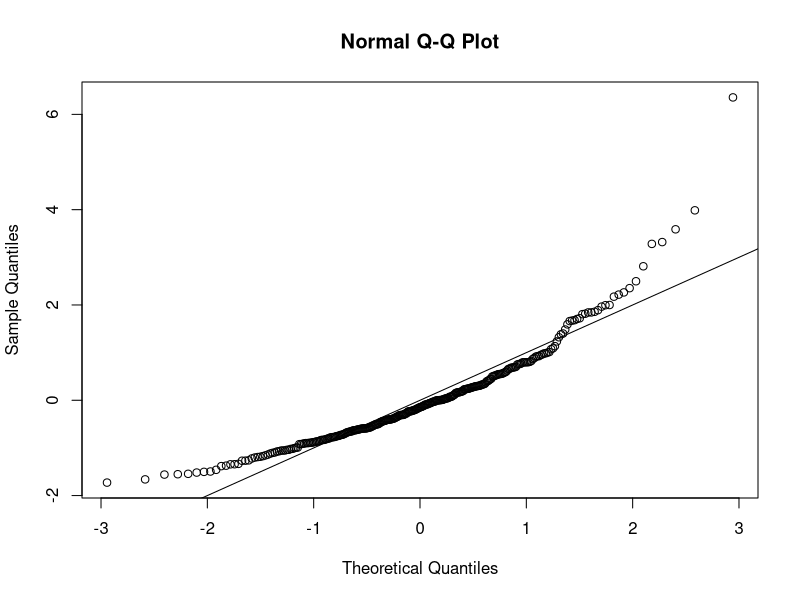
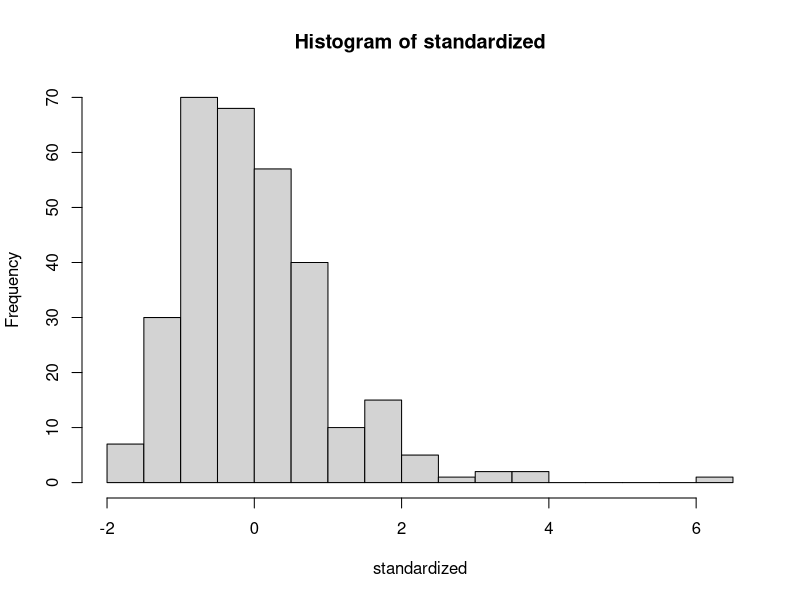
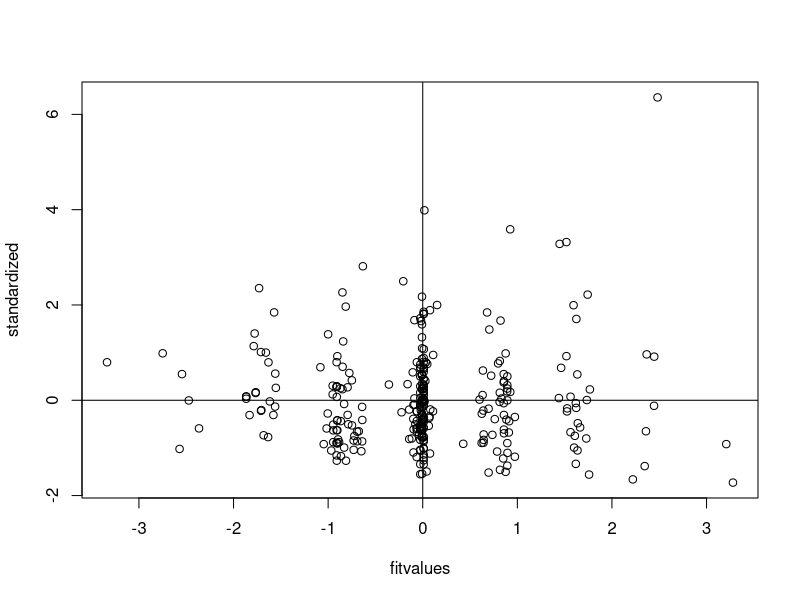

Reproduce these figures in R, in order. (Note: this script raises an error after producing the figures.)
setwd("D:/GA/Scales")
master = read.csv("Meaning_Scales_MeaningInLifeIndex_RR_RN_Paper.csv")
summary(master)

##Reverse Code. No reverse coding

####DATA SCREENING####

##Missing Data##
library(mice)
percentmiss = function(x){ sum(is.na(x))/length(x) *100 }

##Going by rows ONLY
notypos = master
missing = apply(notypos[ , 3:11], 1, percentmiss) 
table(missing)
 
##replace only the data that you should
replacepeople = notypos[ missing <= 5 , ]  
dontpeople = notypos[ missing > 5 , ]

##figure out the columns to exclude (survey data)
apply(replacepeople, 2, percentmiss)
replacecolumn = replacepeople[ , -c(1,2,12)]
dontcolumn = replacepeople[ , c(1,2,12)]

nomiss = replacepeople

##Outliers##
mahal = mahalanobis(nomiss[ , -c(1,2,12)], 
                    colMeans(nomiss[ , -c(1,2,12)], na.rm = TRUE),
                    cov(nomiss[ , -c(1,2,12)], use="pairwise.complete.obs"))
mahal
summary(mahal)
cutoff = qchisq(.999,ncol(nomiss[ , -c(1,2,12)])) 
summary(mahal < cutoff)
noout = nomiss[ mahal < cutoff, ]

##additivity: correlations
correlations = cor(noout[,-c(1,2,12)], use="pairwise.complete.obs")
symnum(correlations)

##make the random stuff
random = rchisq(nrow(noout), 7)
##be sure here not to include the ID columns!
fake = lm(random~., data=noout[ , -c(1:2,12)])

##get the linearity plot
##create the standardized residuals
standardized = rstudent(fake)
qqnorm(standardized)
abline(0,1)

##multivariate normality
hist(standardized, breaks=15)

##homogeneity and homoscedaticity
fitvalues = scale(fake$fitted.values)
plot(fitvalues, standardized) 
abline(0,0)
abline(v = 0)

##Scoring
MILI <- rowSums(noout[, c(3:11)])
MILI

##Factoring source##
#Zero = notrandom, One = random, Two = paper
nooutnop = subset(noout, Source < 2)
nomissnop = subset(nomiss, Source < 2)

notrandom = subset(nomissnop, Source == 0)
random = subset(nomissnop, Source == 1)

####overall cfa everyone together##
overallmodel = '
MILI =~ Q92_1 + Q92_2 + Q92_3 + Q92_4 + Q92_5 + Q92_6 + Q92_7 + Q92_8 + Q92_9
'

overall.fit = cfa(overallmodel, 
                  data=nomissnop, 
                  meanstructure = TRUE)

summary(overall.fit, 
        standardized=TRUE, 
        rsquare=TRUE, 
        fit.measure = TRUE)

####separate group models####
##notrandom
overall.fit.nr = cfa(overallmodel, 
                     data=notrandom, 
                     meanstructure = TRUE)

summary(overall.fit.nr, 
        standardized=TRUE, 
        rsquare=TRUE, 
        fit.measure = TRUE)

##random
overall.fit.r = cfa(overallmodel, 
                    data=random, 
                    meanstructure = TRUE)

summary(overall.fit.r, 
        standardized=TRUE, 
        rsquare=TRUE, 
        fit.measure = TRUE)


####multi group testing####
###measurement invariance
options(scipen = 999)

multisteps = measurementInvariance(overallmodel, 
                                   data = nomissnop, 
                                   group = "Source",
                                   strict = T)

fitmeasures(multisteps$fit.configural)
fitmeasures(multisteps$fit.loadings)
fitmeasures(multisteps$fit.intercepts)
fitmeasures(multisteps$fit.residuals)
